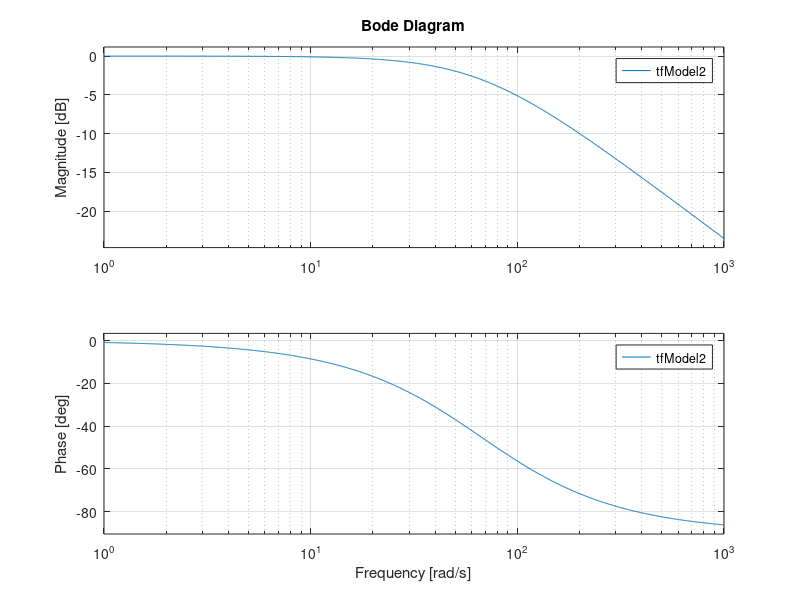

This chart was generated by the following MATLAB code: (Note: this script raises an error after producing the figure.)
L = 15e-3;
R = 1;
Vdc = 1;
Ts = 1e-4;

reference_frequency_hz = 100;
n_levels = 9;

Kp = 6.3;
Ki = 630;
Kd = 0;

Ron = 0.025;
C = 100e-4;
tfModel1 =tf([Ron*C 1],[Ron*C*L, L+R*Ron*C R +  4*Ron]);
tfModel2 =tf([1],[L R]);

hold on
bode(tfModel1);
bode(tfModel2);
bode(tf3);

legend('Ron','Roff','SysId','HW')